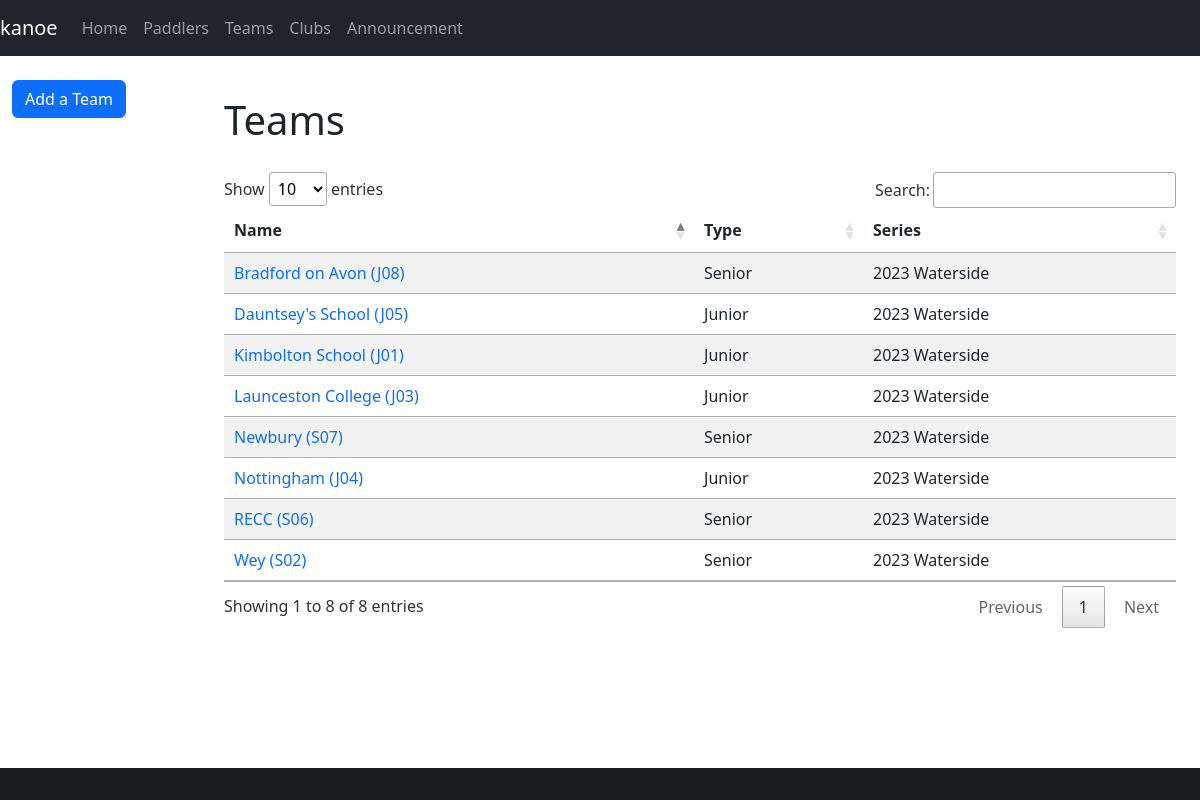
The app's page /teams, older data.
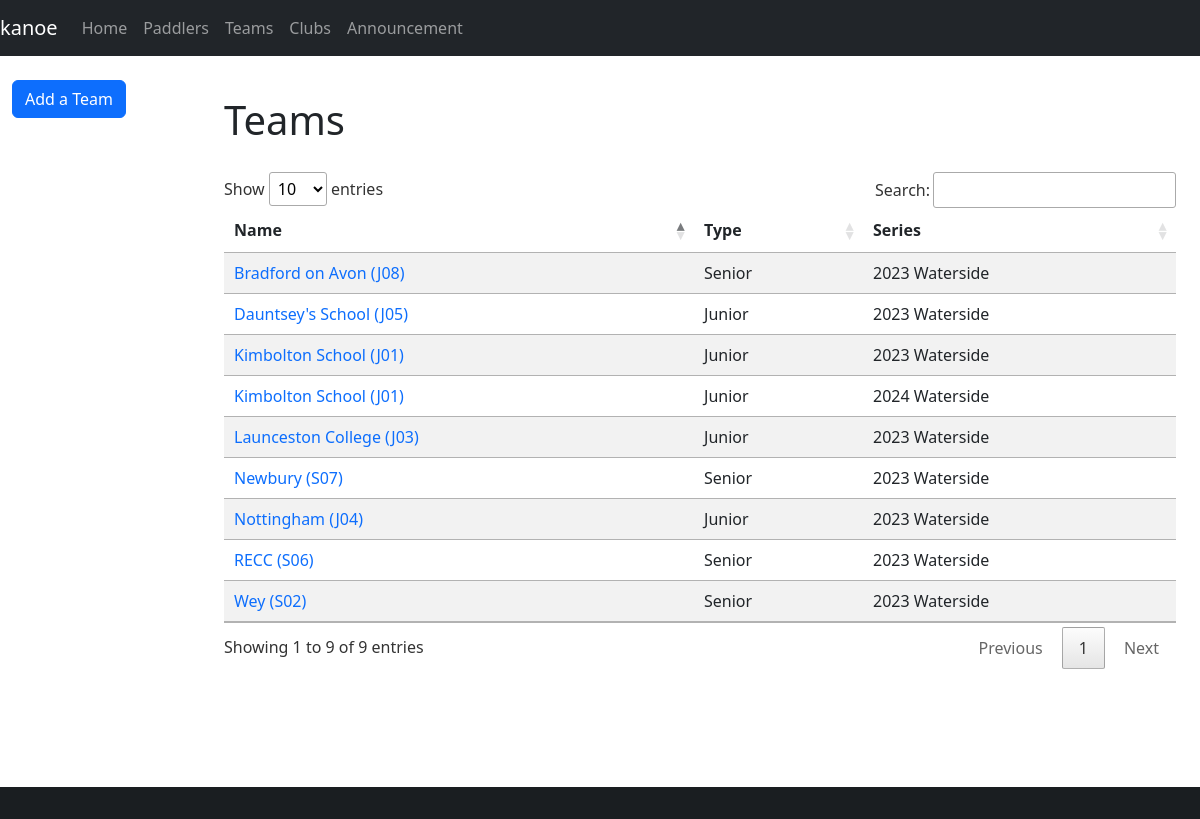
The same page, newer data.
### database/database/team.py (models this page shows, shortened)
class Team(Base):
    __tablename__ = "team"
    __table_args__ = (
        UniqueConstraint("name", "series_id", name="uq_team_name_series"),
    )
    id = Column(Integer, primary_key=True)
    name = Column(String)
    team_type_id = Column(Integer, ForeignKey(TeamType.id), nullable=False)
    series_id = Column(Integer, ForeignKey(Series.id), index=True, nullable=False)
    type = relationship(TeamType, backref="teams")
    series = relationship(Series, backref="teams", lazy="joined")

class TeamType(Base):
    __tablename__ = "team_type"
    id = Column(Integer, primary_key=True)
    label = Column(String, nullable=False)
    def __str__(self):
        return self.label

### database/database/series.py (models this page shows, shortened)
class Series(Base):
    __tablename__ = "series"
    id = Column(Integer, primary_key=True)
    name = Column(String)
    def __str__(self):
        return self.name

### paddle/views/team.py (the view)
@blueprint.route("/teams")
@login_required
def teams():
    teams = session.query(db.Team).all()
    return render_template("teams.j2", teams=teams)

### paddle/templates/teams.j2 (shortened to what this page needs)
{% extends "base-fluid.j2" %}
{% import "common/selector.j2" as selector %}
{% block styles %}
{% include 'common/datatables-css.j2' %}
{% endblock %}
{% block content %}
<h1>Teams</h1>
<div class="row">
  <div class="col-sm-12">
    <table id="teams" class="table table-striped">
      <thead>
        <tr>
          <th>Name</th>
          <th>Type</th>
          <th>Series</th>
        </tr>
      </thead>
      <tbody>
        {% for team in teams %}
        <tr>
          <td><a href="{{ url_for('kanoe.team', team_id=team.id) }}">{{ team.name }}</a></td>
          <td>{{ team.type }}</td>
          <td>{{ team.series }}</td>
        </tr>
        {% endfor %}
      </tbody>
    </table>
  </div>
</div>
{% endblock %}
{% block sidebar %}
{% include 'sidebar-team.j2' %}
{% endblock %}

Row changes from the older to the newer data that the page shows:
added Team: name "Kimbolton School (J01)", type "Junior", series "2024 Waterside"
Text that changed along with them:
text written by a page script: "Show entries Search: Showing 1 to 8 of 8 entries Previous 1 Next" → "Show entries Search: Showing 1 to 9 of 9 entries Previous 1 Next"
